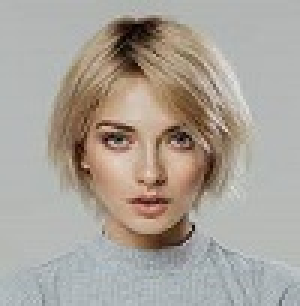
#> input picture images/test4.jpg, 100 x 102 px (shown 3 times larger)
$ python Interpolation.py
#> lines starting #> are read from the running program, lines starting #| are printed output that depends on the picture
import cv2

# Read the image using imread function
orginalImage = cv2.imread("images/test4.jpg", cv2.IMREAD_COLOR)
#> orginalImage is the input picture: shape (102, 100, 3); mean B, G, R 154.3, 162.9, 170

# 1-Nearest
nearest = cv2.resize(orginalImage, (800,800),interpolation = cv2.INTER_NEAREST)

# 2-Linear
linear = cv2.resize(orginalImage, (800,800),interpolation = cv2.INTER_LINEAR)
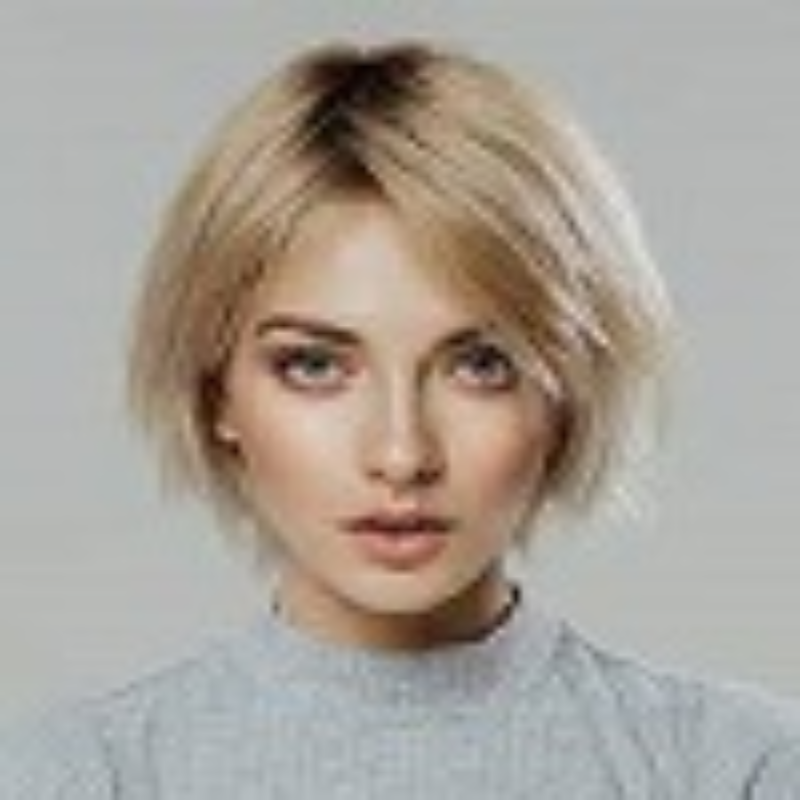
#> linear: shape (800, 800, 3); mean B, G, R 154.2, 162.8, 169.9

#3-Cubic
cubic = cv2.resize(orginalImage, (800,800), interpolation = cv2.INTER_CUBIC)

cv2.imshow("Orginal Image", orginalImage)
cv2.imshow("Nearest", nearest)
cv2.imshow("Linear", linear)
cv2.imshow("Cubic", cubic)

cv2.waitKey(0)
cv2.destroyAllWindows()

$ run again, with images/img1.jpg copied over images/test4.jpg
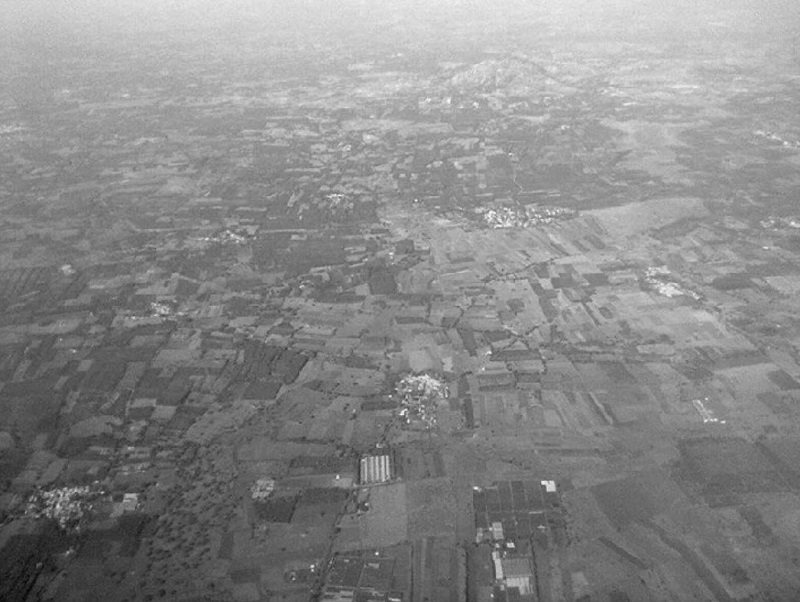
#> input picture images/img1.jpg, 800 x 602 px
#> orginalImage is the input picture: shape (602, 800, 3); min 0, max 251, mean 136.7
#> `nearest = cv2.resize(orginalImage, (800,800),interpolation = cv2.INTER..`:
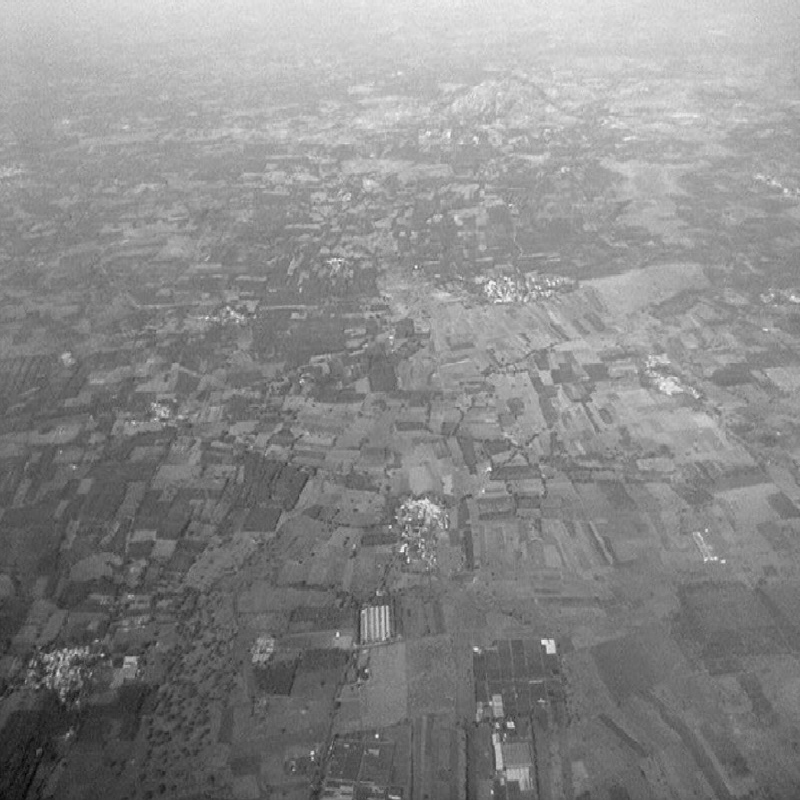
#> nearest: shape (800, 800, 3); min 0, max 251, mean 136.8
